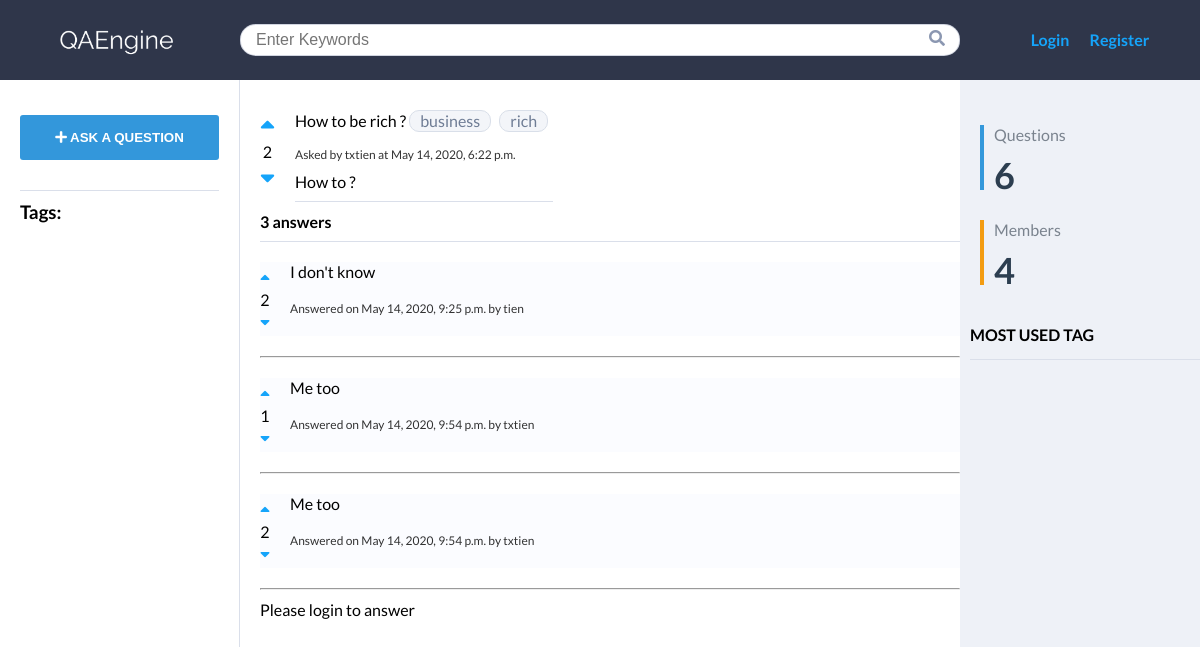
The app's page /how-be-rich/ with its own data.
### qa/models.py (models this page shows, shortened)
class Question(models.Model):
    title = models.CharField(max_length=250)
    slug = models.SlugField(max_length=250, unique_for_date='created')
    user = models.ForeignKey(
        User, on_delete=models.CASCADE, related_name="question")
    body = models.TextField()
    created = models.DateTimeField(auto_now_add=True)
    updated = models.DateTimeField(auto_now=True)
    votes = models.IntegerField(default=0)
    tags = TaggableManager()
    class Meta:
        ordering = ('-created',)

class Answer(models.Model):
    question = models.ForeignKey(
        Question, on_delete=models.CASCADE, related_name="answers")
    user = models.ForeignKey(
        User, on_delete=models.CASCADE, related_name="answer")
    body = models.TextField()
    created = models.DateTimeField(auto_now_add=True)
    updated = models.DateTimeField(auto_now=True)
    votes = models.IntegerField(default=0)
    class Meta:
        ordering = ('created',)

### qa/views.py (the view)
# urls.py: path('<slug:question>/', views.question_detail, name='question_detail'),
def question_detail(request, question):
    user_count = User.objects.count()
    question = get_object_or_404(Question, slug=question)
    search_form = SearchForm()
    answers = question.answers.all()
    new_answer = None
    if request.method == "POST":
        answer_form = AnswerForm(request.POST)
        if answer_form.is_valid():
            new_answer = answer_form.save(commit=False)
            new_answer.question = question
            new_answer.user = get_object_or_404(User, username=request.user.username)
            new_answer.save()
    else:
        answer_form = AnswerForm()
    return render(request, 'extends/detail.html', {'question': question, 'user_count': user_count, 'question_count': Question.objects.count(), 'answers': answers, 'new_answer': new_answer, 'answer_form': answer_form, 'search_form': search_form})

### qa/forms.py
class AnswerForm(forms.ModelForm):
    class Meta:
        model = Answer
        fields = ('body',)
        labels = {
            'body': ""
        }

class SearchForm(forms.Form):
    query = forms.CharField(label="", widget=forms.TextInput(attrs={'placeholder': 'Enter Keywords'}))

### qa/templates/extends/detail.html (shortened to what this page needs)
{% extends "../base.html" %}
{% block content %}
<div class="container">
    <div class="question-detail">
        <div class="votes-count">
            <a href="" class="popup"><span class="upvote" data-id="{{user.id}}" data-qa="q" data-identity="{{question.slug}}" data-action="upvote"><i class="fas fa-sort-up"></i></span></a>
            {{question.votes}}
            <a href="" class="popup"><span class="downvote" data-id="{{user.id}}" data-qa="q" data-identity="{{question.slug}}" data-action="downvote"><i class="fas fa-sort-down"></i></span></a>
        </div>
        <div class="question-content">
            <p class="question-title py-1">
                {{ question.title }}
                {% for tag in question.tags.all %}
                <a href="{% url 'qa:question_by_tag' tag.slug %}" class="tag">{{tag.name}}</a>
                {% endfor %}
            </p>
            <p class="date">Asked by {{question.user.username}} at {{question.created}}</p>
            <p class="question-body py-1">{{ question.body }}</p>
        </div>
    </div>
    <div class="answers-block">
        {% with answers.count as total_answers %}
        <h4 class="py-1">{{total_answers}} answer{{total_answers|pluralize}}</h4>
        {% endwith %}
        <div class="answers my-1">
            {% for answer in answers %}
            <div class="answer-detail my-2">
                <div class="votes-count">
                    <a href="" class="popup"><span class="upvote" data-id="{{user.id}}" data-qa="a" data-identity="{{answer.id}}" data-action="upvote"><i class="fas fa-sort-up"></i></span></a>
                    {{answer.votes}}
                    <a href="" class="popup"><span class="downvote" data-id="{{user.id}}" data-qa="a" data-identity="{{answer.id}}" data-action="downvote"><i class="fas fa-sort-down"></i></span></a>
                </div>
                <div class="answer-content">
                    <p class="answer-body">
                        {{answer.body}}
                    </p>
                    <p class="date my-2">Answered on {{answer.created}} by {{answer.user.username}}</p>
                </div>
            </div>
            <hr>
            {% empty %}
            <p>There is no answer yet</p>
            {% endfor %}
        </div>
    </div>
    {% if new_answer %}
        <h2>Your answer has been added</h2>
    {% else %}
        {% if request.user.is_authenticated %}
            <h2 class="my-1">Add a new answer</h2>
            <form action="" method="post" class="answer-form">
                {{answer_form.as_p}}
                {% csrf_token %}
                <p class="my-1"><input type="submit" value="Add answer"></p>
            </form>
        {% else %}
            <p>Please login to answer</p>
        {% endif %}
    {% endif %}
</div>
{% endblock %}

### qa/static/css/base.css (style rules this page uses)
* { margin: 0; padding: 0; box-sizing: border-box; }
body { font-family: "Lato", sans-serif; }
a { text-decoration: none; color: #15a4fa; }
a.tag { background: #f3f5f9; border: 1px solid #d9dfe9; border-radius: 10px; background-color: #f3f5f9; text-decoration: none; color: #6f7d95; line-height: 20px; display: inline-block; padding: 0 10px; margin-right: 5px; margin-bottom: 5px; }
.py-1 { padding: 10px 0; }
.my-1 { margin: 10px 0; }
.my-2 { margin: 20px 0; }
.date { opacity: 0.8; font-size: 12px; }
.container { margin-top: 20px; margin-left: 20px; }
#header .search-bar input { width: 100%; height: 32px; border-radius: 30px; padding-left: 15px; outline: none; color: #8c97b2; border: 1px solid rgba(140, 151, 178, 0.4); border-radius: 16px / 15px; background-color: #fff; }
.question-detail, .answer-detail { display: flex; }
.question-content, .answer-content { margin-left: 20px; }
.votes-count { display: flex; flex-direction: column; align-self: center; text-align: center; }
.question-detail .votes-count i { font-size: 1.5rem; }
.question-detail .question-body { border-bottom: 1px solid #dadfea; }
.question-detail .question-title { display: inline-block; }
.answers-block h4 { border-bottom: 1px solid #dadfea; }
.answers .answer-detail:nth-child(2n + 1) { background-color: #fbfcff; }
form input[type="password"], form input[type="text"], form input[type="email"] { background-color: #fff; border: 1px solid #dadfea; padding: 5px; display: inline-block; font-size: 16px; border-radius: 5px 5px 5px 5px; margin: 10px 0; }
form textarea, form input[type="text"] { width: 400px; }
.popup { position: relative; display: inline-block; cursor: pointer; -webkit-user-select: none; -moz-user-select: none; -ms-user-select: none; user-select: none; }

### records on screen
Question: votes "2", title "How to be rich ?", user.username "txtien", created "May 14, 2020, 6:22 p.m.", body "How to ?"
Tag: name "business"
Tag: name "rich"
Answer: votes "2", body "I don't know", created "May 14, 2020, 9:25 p.m.", user.username "tien"
Answer: votes "1", body "Me too", created "May 14, 2020, 9:54 p.m.", user.username "txtien"
Answer: votes "2", body "Me too", created "May 14, 2020, 9:54 p.m.", user.username "txtien"

### other values on screen
{{ total_answers }} "3"
{{ question_count }} "6"
{{ user_count }} "4"
